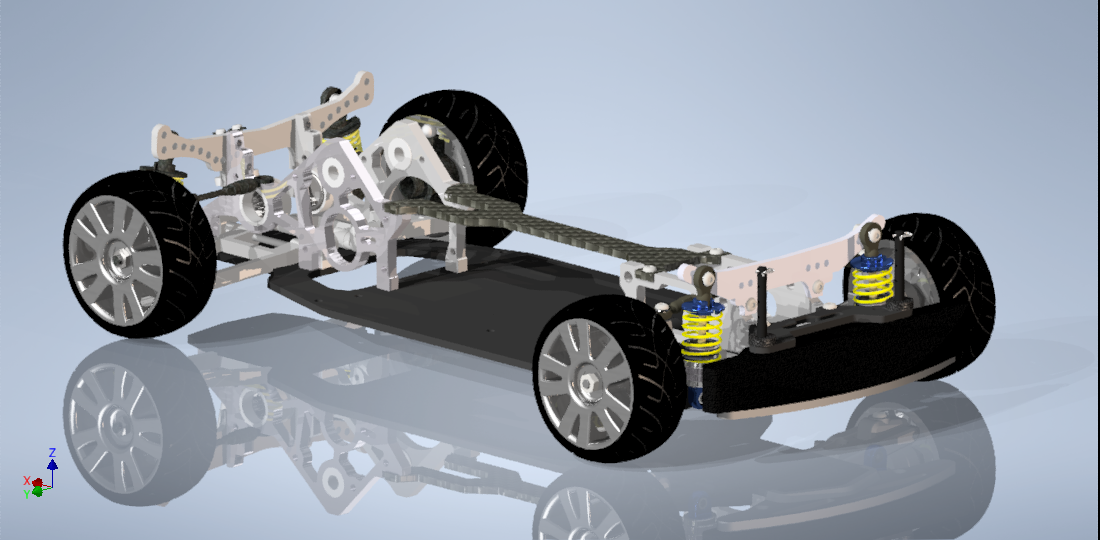
#> input picture Src/Prototyping/Mechanical/chassis_ver1/Render/car assembly Render.png, 1100 x 540 px, given in place of the camera
$ python 'Eureka colour detection.py'
#> lines starting #> are read from the running program, lines starting #| are printed output that depends on the picture; after the words box and inside, x2 and y2 are one past the last pixel; in counts of white or black regions, pixels touching at a corner belong together
import cv2
import numpy as np

cap = cv2.VideoCapture(0)

while True:
    _, frame = cap.read()
#> frame is the input picture: shape (540, 1100, 3); mean B, G, R 163.5, 152.5, 144.6
    hsv_frame = cv2.cvtColor(frame, cv2.COLOR_BGR2HSV)
#> hsv_frame: shape (540, 1100, 3); mean H, S, V 83.3, 30.1, 165.2
#Inside the while loop we define the HSV ranges (low_red, high_red), we create the mask and we show only the object with the red colour.

    # Red colour
    low_red = np.array([0, 150, 50])
    high_red = np.array([10, 255, 255])
    red_mask = cv2.inRange(hsv_frame, low_red, high_red)
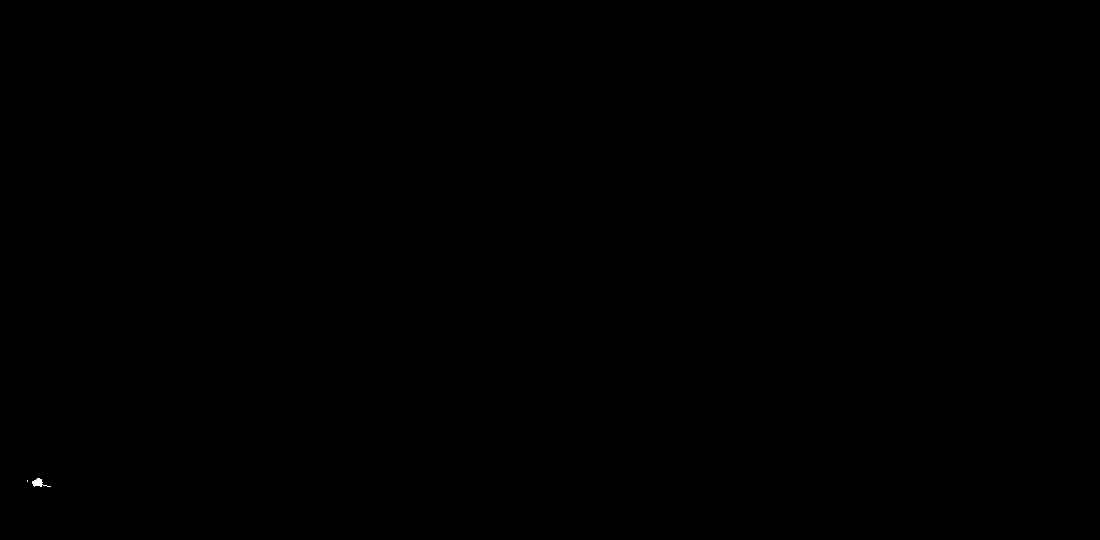
#> red_mask: shape (540, 1100); 0.01% white; 2 white regions (1 under 20 px), largest, box (x1, y1, x2, y2) and area: (32, 478, 51, 487) 78
    red = cv2.bitwise_and(frame, frame, mask=red_mask)
#Same for the other colours:

    # Orange colour
    low_orange = np.array([10, 100, 20])
    high_orange = np.array([25, 255, 255])
    orange_mask = cv2.inRange(hsv_frame, low_orange, high_orange)
#> orange_mask: shape (540, 1100); 0.03% white; 15 white regions (9 under 20 px), largest, box (x1, y1, x2, y2) and area: (698, 339, 706, 343) 32, (699, 330, 707, 335) 30, (869, 287, 877, 292) 29, (869, 279, 876, 283) 28, (699, 322, 707, 326) 26, (870, 295, 878, 299) 21
    orange = cv2.bitwise_and(frame, frame, mask=orange_mask)

    # Green colour
    low_green = np.array([25, 52, 72])
    high_green = np.array([102, 255, 255])
    green_mask = cv2.inRange(hsv_frame, low_green, high_green)
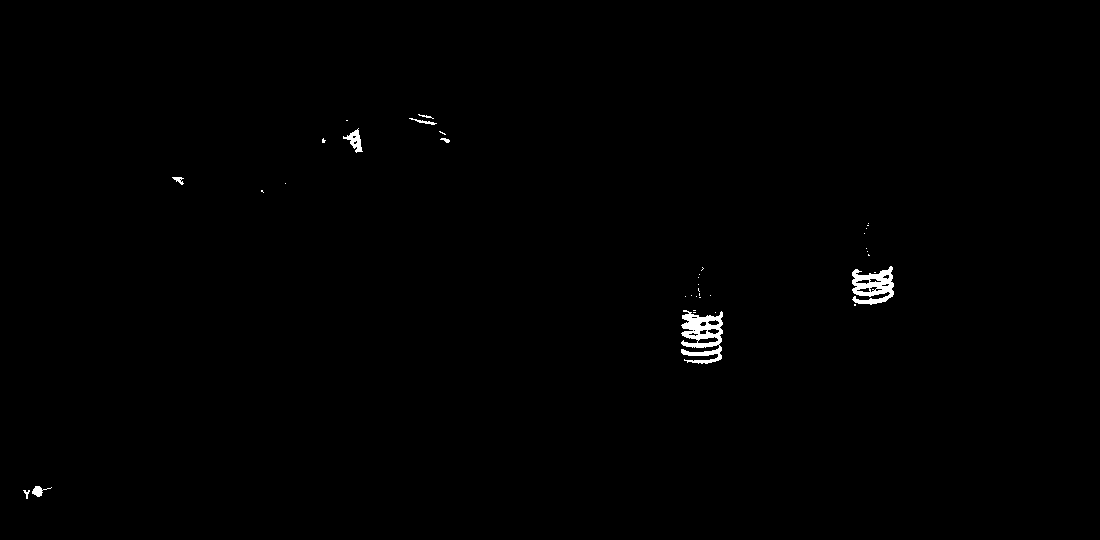
#> green_mask: shape (540, 1100); 0.47% white; 37 white regions (28 under 20 px), largest, box (x1, y1, x2, y2) and area: (681, 310, 723, 364) 1273, (852, 266, 894, 305) 961, (343, 128, 363, 153) 205
    green = cv2.bitwise_and(frame, frame, mask=green_mask)


 # We finally show the results:

    cv2.imshow("Frame", frame)
    cv2.imshow("Red", red)
    cv2.imshow("Orange", orange)
    cv2.imshow("Green", green)


    key = cv2.waitKey(1)
#> (key Esc is pressed here)
    if key == 27:
       break
